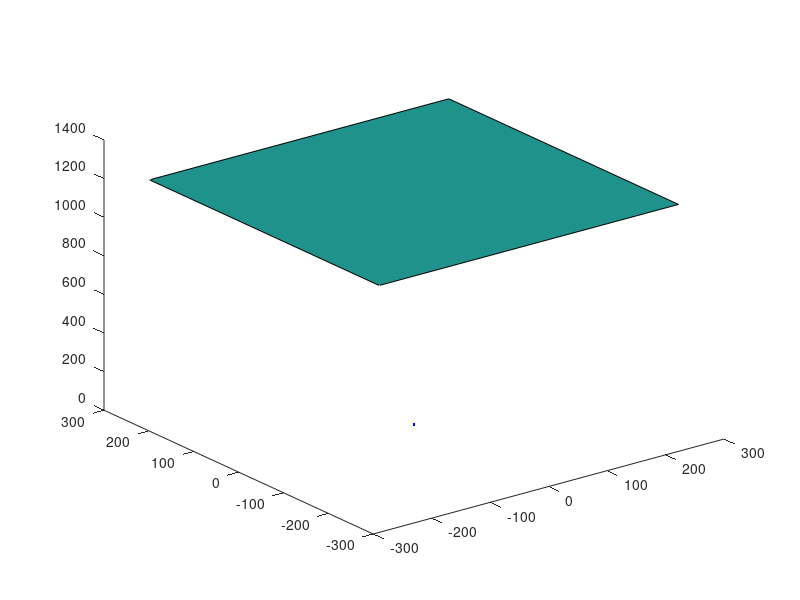

The MATLAB source for this figure: (Note: this script raises an error after producing the figure.)
plot3(0,0,0,'.b')
hold on
x=[-256,256;-256,256];
y=[-256,-256;256,256];
z=[1204.385308,1204.385308;1204.385308,1204.385308];
surf(x,y,z)
alpha(0.3)
plot3(-251.590000,169.000000,1204.385308,'.b')
hold on
x=linspace(-251.590000,-217.486647,10000);
y=linspace(169.000000,163.172569,10000);
z=linspace(1204.385308,1204.385308,10000);
plot3(x,y,z,'b')
hold on
plot3(-226.170000,22.950000,1204.385308,'.b')
hold on
x=linspace(-226.170000,-237.889184,10000);
y=linspace(22.950000,26.768311,10000);
z=linspace(1204.385308,1204.385308,10000);
plot3(x,y,z,'b')
hold on
plot3(-178.390000,-222.590000,1204.385308,'.b')
hold on
x=linspace(-178.390000,-193.793139,10000);
y=linspace(-222.590000,-206.708566,10000);
z=linspace(1204.385308,1204.385308,10000);
plot3(x,y,z,'b')
hold on
plot3(-107.170000,-195.270000,1204.385308,'.b')
hold on
x=linspace(-107.170000,-106.138358,10000);
y=linspace(-195.270000,-195.514891,10000);
z=linspace(1204.385308,1204.385308,10000);
plot3(x,y,z,'b')
hold on
plot3(-62.940000,-219.860000,1204.385308,'.b')
hold on
x=linspace(-62.940000,-76.283089,10000);
y=linspace(-219.860000,-180.552065,10000);
z=linspace(1204.385308,1204.385308,10000);
plot3(x,y,z,'b')
hold on
plot3(-60.030000,145.190000,1204.385308,'.b')
hold on
x=linspace(-60.030000,-59.601819,10000);
y=linspace(145.190000,144.945055,10000);
z=linspace(1204.385308,1204.385308,10000);
plot3(x,y,z,'b')
hold on
plot3(74.460000,-219.720000,1204.385308,'.b')
hold on
plot3(147.750000,104.070000,1204.385308,'.b')
hold on
plot3(233.730000,89.110000,1204.385308,'.b')
hold on
plot3(-237.889184,26.768311,1204.385308,'.r','markersize',7.680000)
hold on
plot3(-699.974267,78.764107,3543.829563,'.r','markersize',11.680000)
hold on
x=linspace(0,-699.974267,10000);
y=linspace(0,78.764107,10000);
z=linspace(0,3543.829563,10000);
plot3(x,y,z,'b')
hold on
plot3(-256.791322,-9.343809,1204.385308,'.r','markersize',7.290000)
hold on
plot3(-753.416936,-27.414417,3533.625207,'.r','markersize',11.290000)
hold on
plot3(-186.521699,-3.616961,1204.385308,'.r','markersize',7.550000)
hold on
plot3(-552.970605,-10.723004,3570.574780,'.r','markersize',11.550000)
hold on
plot3(-185.537266,68.655559,1204.385308,'.r','markersize',7.310000)
hold on
plot3(-549.251340,203.243039,3565.376693,'.r','markersize',11.310000)
hold on
plot3(-221.078122,-42.699134,1204.385308,'.r','markersize',7.710000)
hold on
plot3(-651.939076,-125.915825,3551.621655,'.r','markersize',11.710000)
hold on
plot3(-288.915958,53.121084,1204.385308,'.r','markersize',7.650000)
hold on
plot3(-842.062163,154.824452,3510.250195,'.r','markersize',11.650000)
hold on
plot3(-147.344802,-12.775243,1204.385308,'.r','markersize',7.320000)
hold on
plot3(-438.738771,-38.039988,3586.217643,'.r','markersize',11.320000)
hold on
plot3(-204.118687,-64.098778,1204.385308,'.r','markersize',8.710000)
hold on
plot3(-602.917177,-189.332268,3557.462565,'.r','markersize',12.710000)
hold on
plot3(-192.938030,-60.595001,1204.385308,'.r','markersize',8.110000)
hold on
plot3(-570.823089,-179.275312,3563.273368,'.r','markersize',12.110000)
hold on
plot3(-164.750581,92.282940,1204.385308,'.r','markersize',7.080000)
hold on
plot3(-488.286381,273.507397,3569.547008,'.r','markersize',11.080000)
hold on
plot3(-177.412684,102.800784,1204.385308,'.r','markersize',7.660000)
hold on
plot3(-524.688457,304.027781,3561.904668,'.r','markersize',11.660000)
hold on
plot3(-270.435931,-59.441998,1204.385308,'.r','markersize',7.240000)
hold on
plot3(-790.680999,-173.792211,3521.294585,'.r','markersize',11.240000)
hold on
plot3(-180.646865,-71.384222,1204.385308,'.r','markersize',7.780000)
hold on
plot3(-535.027168,-211.420764,3567.063627,'.r','markersize',11.780000)
hold on
plot3(-215.222569,-108.640243,1204.385308,'.r','markersize',7.890000)
hold on
plot3(-633.107937,-319.580796,3542.871461,'.r','markersize',11.890000)
hold on
plot3(-90.840860,35.514561,1204.385308,'.r','markersize',7.920000)
hold on
plot3(-271.633286,106.196010,3601.365505,'.r','markersize',11.920000)
hold on
plot3(-217.486647,163.172569,1204.385308,'.r','markersize',7.450000)
hold on
plot3(-636.443569,477.501190,3524.461367,'.r','markersize',11.450000)
hold on
x=linspace(0,-636.443569,10000);
y=linspace(0,477.501190,10000);
z=linspace(0,3524.461367,10000);
plot3(x,y,z,'b')
hold on
plot3(-98.638743,-34.114161,1204.385308,'.r','markersize',9.580000)
hold on
plot3(-294.811305,-101.960344,3599.664723,'.r','markersize',13.580000)
hold on
plot3(-296.173729,154.753086,1204.385308,'.r','markersize',7.090000)
hold on
plot3(-856.176574,447.358944,3481.627117,'.r','markersize',11.090000)
hold on
plot3(-103.314098,-80.988653,1204.385308,'.r','markersize',7.050000)
hold on
plot3(-308.117426,-241.535433,3591.882517,'.r','markersize',11.050000)
hold on
plot3(-296.022878,178.218300,1204.385308,'.r','markersize',7.440000)
hold on
plot3(-853.632823,513.923085,3473.051943,'.r','markersize',11.440000)
hold on
plot3(-191.332423,-143.304734,1204.385308,'.r','markersize',7.130000)
hold on
plot3(-563.014384,-421.688208,3544.021669,'.r','markersize',11.130000)
hold on
plot3(-134.037602,169.052908,1204.385308,'.r','markersize',7.080000)
hold on
plot3(-395.812542,499.212613,3556.545365,'.r','markersize',11.080000)
hold on
plot3(-80.949448,124.752262,1204.385308,'.r','markersize',7.240000)
hold on
plot3(-241.017936,371.435920,3585.922677,'.r','markersize',11.240000)
hold on
plot3(-256.046944,206.053886,1204.385308,'.r','markersize',7.100000)
hold on
plot3(-741.044400,596.355791,3485.700604,'.r','markersize',11.100000)
hold on
plot3(-259.872362,207.848003,1204.385308,'.r','markersize',8.700000)
hold on
plot3(-751.461301,601.024788,3482.667203,'.r','markersize',12.700000)
hold on
plot3(-119.085018,-137.074556,1204.385308,'.r','markersize',7.420000)
hold on
plot3(-353.262803,-406.628331,3572.779664,'.r','markersize',11.420000)
hold on
plot3(-232.627323,-171.396127,1204.385308,'.r','markersize',8.750000)
hold on
plot3(-678.624664,-499.999906,3513.454766,'.r','markersize',12.750000)
hold on
plot3(-286.275873,-165.050281,1204.385308,'.r','markersize',7.630000)
hold on
plot3(-828.219449,-477.503923,3484.384921,'.r','markersize',11.630000)
hold on
plot3(-123.550202,-147.098486,1204.385308,'.r','markersize',7.280000)
hold on
plot3(-366.023926,-435.786945,3568.054366,'.r','markersize',11.280000)
hold on
plot3(-159.973571,-168.083585,1204.385308,'.r','markersize',7.980000)
hold on
plot3(-471.254023,-495.144698,3547.907426,'.r','markersize',11.980000)
hold on
plot3(-59.601819,144.945055,1204.385308,'.r','markersize',9.270000)
hold on
plot3(-177.310596,431.199828,3582.948980,'.r','markersize',13.270000)
hold on
x=linspace(0,-177.310596,10000);
y=linspace(0,431.199828,10000);
z=linspace(0,3582.948980,10000);
plot3(x,y,z,'b')
hold on
plot3(-39.538522,112.527653,1204.385308,'.r','markersize',7.870000)
hold on
plot3(-118.038166,335.939666,3595.567725,'.r','markersize',11.870000)
hold on
plot3(-65.835776,163.476491,1204.385308,'.r','markersize',9.390000)
hold on
plot3(-195.426186,485.261800,3575.083960,'.r','markersize',13.390000)
hold on
plot3(-100.868929,-150.753100,1204.385308,'.r','markersize',7.740000)
hold on
plot3(-299.232244,-447.215894,3572.863521,'.r','markersize',11.740000)
hold on
plot3(-151.626718,-183.191343,1204.385308,'.r','markersize',7.600000)
hold on
plot3(-446.264471,-539.164791,3544.720734,'.r','markersize',11.600000)
hold on
plot3(-122.911547,-174.433917,1204.385308,'.r','markersize',8.310000)
hold on
plot3(-363.079903,-515.276646,3557.746294,'.r','markersize',12.310000)
hold on
plot3(-88.917298,-152.450143,1204.385308,'.r','markersize',9.350000)
hold on
plot3(-263.933243,-452.517807,3574.977288,'.r','markersize',13.350000)
hold on
plot3(-12.052601,92.632309,1204.385308,'.r','markersize',8.870000)
hold on
plot3(-36.049534,277.064809,3602.336916,'.r','markersize',12.870000)
hold on
plot3(-126.818438,-182.958341,1204.385308,'.r','markersize',7.090000)
hold on
plot3(-374.118261,-539.732686,3552.973387,'.r','markersize',11.090000)
hold on
plot3(-153.699073,242.544361,1204.385308,'.r','markersize',7.320000)
hold on
plot3(-448.525937,707.795009,3514.647414,'.r','markersize',11.320000)
hold on
plot3(-193.793139,-206.708566,1204.385308,'.r','markersize',8.730000)
hold on
plot3(-565.928905,-603.645480,3517.134109,'.r','markersize',12.730000)
hold on
x=linspace(0,-565.928905,10000);
y=linspace(0,-603.645480,10000);
z=linspace(0,3517.134109,10000);
plot3(x,y,z,'b')
hold on
plot3(-204.661437,-212.700646,1204.385308,'.r','markersize',7.540000)
hold on
plot3(-596.335814,-619.760200,3509.298594,'.r','markersize',11.540000)
hold on
plot3(-105.226331,-182.304971,1204.385308,'.r','markersize',8.510000)
hold on
plot3(-310.965409,-538.748616,3559.205835,'.r','markersize',12.510000)
hold on
plot3(-154.466051,254.312325,1204.385308,'.r','markersize',8.150000)
hold on
plot3(-449.872415,740.668250,3507.694554,'.r','markersize',12.150000)
hold on
plot3(-28.059321,-117.086537,1204.385308,'.r','markersize',7.080000)
hold on
plot3(-83.760456,-349.517432,3595.235386,'.r','markersize',11.080000)
hold on
plot3(-236.307215,-223.469791,1204.385308,'.r','markersize',7.610000)
hold on
plot3(-684.405836,-647.225389,3488.206370,'.r','markersize',11.610000)
hold on
plot3(8.732546,-52.047795,1204.385308,'.r','markersize',7.030000)
hold on
plot3(26.172522,-155.993693,3609.692050,'.r','markersize',11.030000)
hold on
plot3(-138.348934,-209.434246,1204.385308,'.r','markersize',8.350000)
hold on
plot3(-406.316585,-615.086835,3537.155743,'.r','markersize',12.350000)
hold on
plot3(-106.138358,-195.514891,1204.385308,'.r','markersize',9.590000)
hold on
plot3(-313.118203,-576.787436,3553.050658,'.r','markersize',13.590000)
hold on
x=linspace(0,-313.118203,10000);
y=linspace(0,-576.787436,10000);
z=linspace(0,3553.050658,10000);
plot3(x,y,z,'b')
hold on
plot3(-114.171370,-200.044043,1204.385308,'.r','markersize',7.360000)
hold on
plot3(-336.417233,-589.449558,3548.840430,'.r','markersize',11.360000)
hold on
plot3(-104.199624,-196.023636,1204.385308,'.r','markersize',9.160000)
hold on
plot3(-307.420131,-578.328492,3553.297729,'.r','markersize',13.160000)
hold on
plot3(-114.383849,-202.925601,1204.385308,'.r','markersize',7.540000)
hold on
plot3(-336.907819,-597.699956,3547.413652,'.r','markersize',11.540000)
hold on
plot3(-76.283089,-180.552065,1204.385308,'.r','markersize',7.370000)
hold on
plot3(-225.877593,-534.622629,3566.238030,'.r','markersize',11.370000)
hold on
x=linspace(0,-225.877593,10000);
y=linspace(0,-534.622629,10000);
z=linspace(0,3566.238030,10000);
plot3(x,y,z,'b')
hold on
